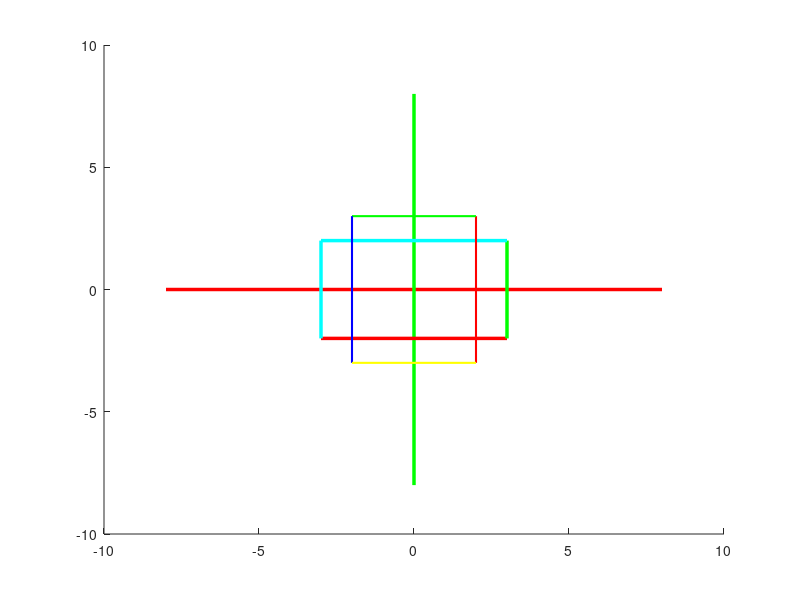

Recreate this plot in MATLAB.
clear all
clc
angle_rad = deg2rad(90);

%line([xi xf],[yi yf],[zi zf],'color',[1 0 0],'linewidth',2.5);
 line([-8 8],[0 0],[0 0],'color',[1 0 0],'linewidth',2.5); %establece el eje X en rojo
 line([0 0],[-8 8],[0 0],'color',[0 1 0],'linewidth',2.5); %establece el eje Y en verde

 p1=[-3 -2];
 p2=[3 -2];
 p3=[3 2];
 p4=[-3 2];
 

 
 line([p1(1) p2(1)],[p1(2) p2(2)],[0 0],'color',[1 0 0],'linewidth',2.5);
 line([p2(1) p3(1)],[p2(2) p3(2)],[0 0],'color',[0 1 0],'linewidth',2.5);
 line([p3(1) p4(1)],[p3(2) p4(2)],[0 0],'color',[0 1 1],'linewidth',2.5);
 line([p4(1) p1(1)],[p4(2) p1(2)],[0 0],'color',[0 1 1],'linewidth',2.5);
 

 
 Rz = [cos(angle_rad) -sin(angle_rad); sin(angle_rad) cos(angle_rad)];
 
 p1r = Rz*p1';
 p2r = Rz*p2';
 p3r = Rz*p3';
 p4r = Rz*p4';
 
 line([p1r(1) p2r(1)],[p1r(2) p2r(2)],[0 0],'color',[1 0 0],'linewidth',1.5);
 line([p2r(1) p3r(1)],[p2r(2) p3r(2)],[0 0],'color',[0 1 0],'linewidth',1.5);
 line([p3r(1) p4r(1)],[p3r(2) p4r(2)],[0 0],'color',[0 0 1],'linewidth',1.5);
 line([p4r(1) p1r(1)],[p4r(2) p1r(2)],[0 0],'color',[1 1 0],'linewidth',1.5);